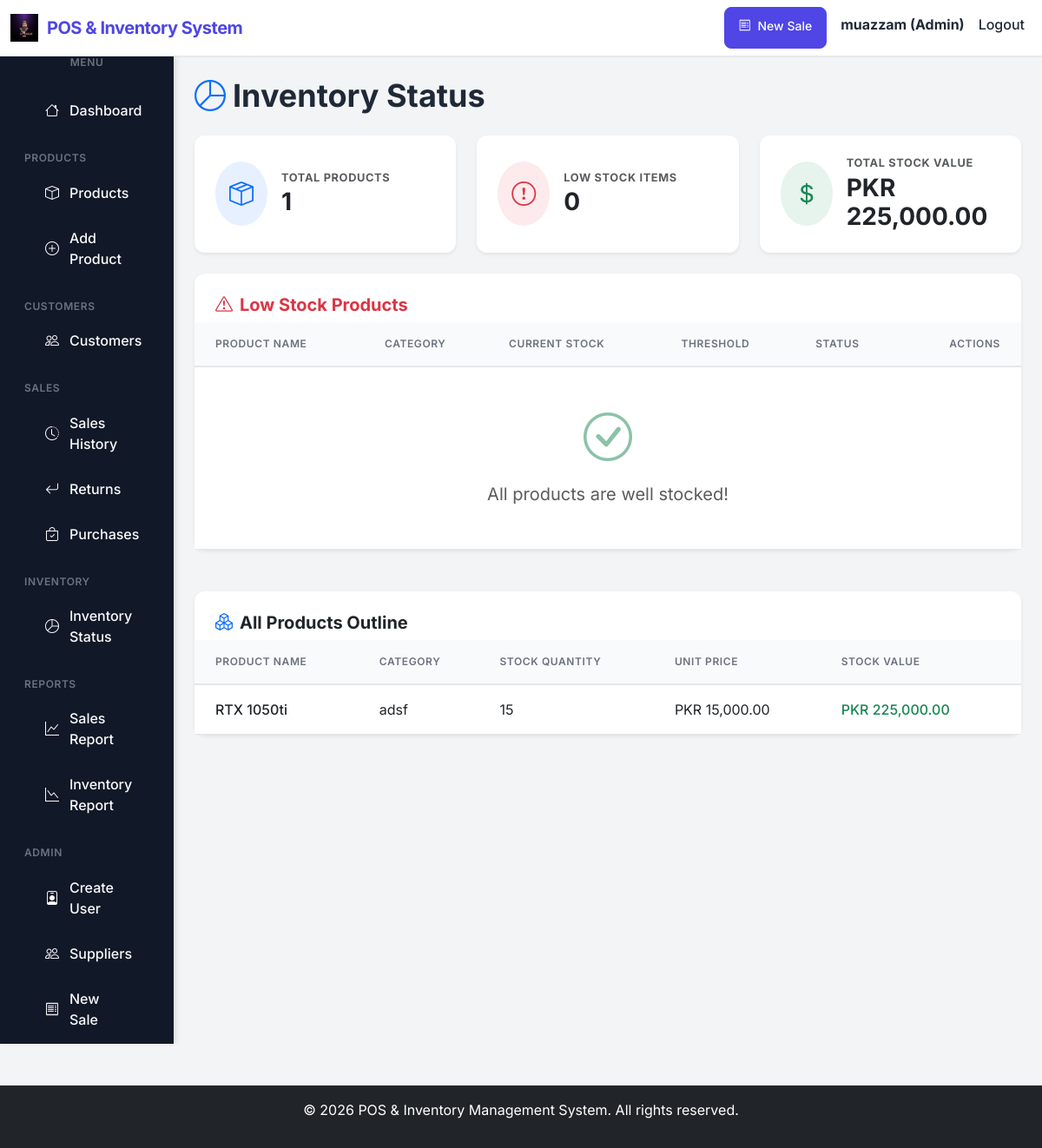
Screenshot of /inventory/status/ (signed in) with the database file from the repository.
### core/models.py (models this page shows, shortened)
class User(AbstractUser):
    ROLE_CHOICES = (
        ('admin', 'Admin'),
        ('manager', 'Manager'),
        ('cashier', 'Cashier'),
    )
    role = models.CharField(max_length=10, choices=ROLE_CHOICES, default='cashier')

class Product(models.Model):
    name = models.CharField(max_length=255)
    description = models.TextField(blank=True, null=True)
    category = models.CharField(max_length=100, default='General')
    selling_price = models.DecimalField(max_digits=10, decimal_places=2)
    purchase_price = models.DecimalField(max_digits=10, decimal_places=2, default=0)
    stock_quantity = models.PositiveIntegerField(default=0)
    low_stock_threshold = models.PositiveIntegerField(default=10) # For low-stock notifications
    sku = models.CharField(max_length=100, blank=True, null=True, help_text="Barcode/SKU string for scanners")
    tax_rate = models.DecimalField(max_digits=5, decimal_places=2, default=0, help_text="Tax or VAT percentage (e.g., 5.00 for 5%)")
    PURCHASE_CHOICES = (
        ('cash', 'Cash'),
        ('credit', 'Credit'),
    )
    purchase_type = models.CharField(max_length=10, choices=PURCHASE_CHOICES, default='cash')
    supplier = models.ForeignKey('Supplier', on_delete=models.SET_NULL, null=True, blank=True)
    is_active = models.BooleanField(default=True)

### core/views.py (the view)
# urls.py: path('inventory/status/', views.inventory_status, name='inventory_status'),
@login_required
def inventory_status(request):
    if request.user.role == 'cashier':
        messages.error(request, 'Access denied. Manager or Admin only.')
        return redirect('dashboard')
    products = Product.objects.filter(is_active=True)
    low_stock_products = products.filter(stock_quantity__lte=F('low_stock_threshold'))
    total_stock_value = products.aggregate(
        total=Sum(
            ExpressionWrapper(
                F('stock_quantity') * F('selling_price'),
                output_field=DecimalField()
            )
        )
    )['total'] or 0
    context = {
        'products': products,
        'low_stock_products': low_stock_products,
        'low_stock_count': low_stock_products.count(),
        'total_stock_value': total_stock_value,
    }
    return render(request, 'inventory_status.html', context)

### core/templates/inventory_status.html (shortened to what this page needs)
{% extends 'base.html' %}
{% load custom_filters %}
{% block content %}
<div class="d-flex justify-content-between align-items-center mb-4">
    <h1 class="mb-0 fw-bold"><i class="bi bi-pie-chart text-primary me-2"></i>Inventory Status</h1>
</div>
<div class="row g-4 mb-4">
    <div class="col-md-4">
        <div class="card h-100 shadow-sm border-0 bg-white">
            <div class="card-body p-4 d-flex align-items-center">
                <div class="bg-primary bg-opacity-10 p-3 rounded-circle me-3">
                    <i class="bi bi-box-seam text-primary fs-3"></i>
                </div>
                <div>
                    <h6 class="text-muted mb-1 text-uppercase fw-bold" style="letter-spacing: 0.05em; font-size: 0.8rem;">Total Products</h6>
                    <h2 class="fw-bold mb-0 text-dark">{{ products|length }}</h2>
                </div>
            </div>
        </div>
    </div>
    <div class="col-md-4">
        <div class="card h-100 shadow-sm border-0 bg-white">
            <div class="card-body p-4 d-flex align-items-center">
                <div class="bg-danger bg-opacity-10 p-3 rounded-circle me-3">
                    <i class="bi bi-exclamation-circle text-danger fs-3"></i>
                </div>
                <div>
                    <h6 class="text-muted mb-1 text-uppercase fw-bold" style="letter-spacing: 0.05em; font-size: 0.8rem;">Low Stock Items</h6>
                    <h2 class="fw-bold mb-0 text-dark">{{ low_stock_count }}</h2>
                </div>
            </div>
        </div>
    </div>
    <div class="col-md-4">
        <div class="card h-100 shadow-sm border-0 bg-white">
            <div class="card-body p-4 d-flex align-items-center">
                <div class="bg-success bg-opacity-10 p-3 rounded-circle me-3">
                    <i class="bi bi-currency-dollar text-success fs-3"></i>
                </div>
                <div>
                    <h6 class="text-muted mb-1 text-uppercase fw-bold" style="letter-spacing: 0.05em; font-size: 0.8rem;">Total Stock Value</h6>
                    <h2 class="fw-bold mb-0 text-dark">{{ total_stock_value|currency }}</h2>
                </div>
            </div>
        </div>
    </div>
</div>
<div class="card shadow-sm border-0 mb-5">
    <div class="card-header bg-white border-bottom-0 pt-4 pb-2">
        <h5 class="fw-bold text-danger mb-0"><i class="bi bi-exclamation-triangle me-2"></i>Low Stock Products</h5>
    </div>
    <div class="table-responsive">
        <table class="table table-hover align-middle mb-0">
            <thead class="bg-light">
                <tr>
                    <th class="ps-4">Product Name</th>
                    <th>Category</th>
                    <th>Current Stock</th>
                    <th>Threshold</th>
                    <th>Status</th>
                    <th class="text-end pe-4">Actions</th>
                </tr>
            </thead>
            <tbody>
                {% for product in low_stock_products %}
                <tr class="focus-ring-row">
                    <td class="ps-4">
                        <div class="fw-bold text-dark">{{ product.name }}</div>
                        <small class="text-muted">ID: {{ product.id }}</small>
                    </td>
                    <td><span class="badge bg-secondary bg-opacity-10 text-secondary border border-secondary border-opacity-25">{{ product.category }}</span></td>
                    <td class="fw-bold {% if product.stock_quantity == 0 %}text-danger{% else %}text-warning{% endif %}">{{ product.stock_quantity }}</td>
                    <td class="text-muted">{{ product.low_stock_threshold }}</td>
                    <td>
                        {% if product.stock_quantity == 0 %}
                            <span class="badge bg-danger">Out of Stock</span>
                        {% else %}
                            <span class="badge bg-warning text-dark">Low Stock</span>
                        {% endif %}
                    </td>
                    <td class="text-end pe-4">
                        <a href="{% url 'product_update' product.id %}" class="btn btn-sm btn-outline-primary">
                            <i class="bi bi-box-arrow-in-down me-1"></i> Restock
                        </a>
                    </td>
                </tr>
                {% empty %}
                <tr>
                    <td colspan="6" class="text-center text-muted py-5">
                        <i class="bi bi-check-circle display-4 d-block mb-3 text-success opacity-50"></i>
                        <span class="fs-5">All products are well stocked!</span>
                    </td>
                </tr>
                {% endfor %}
            </tbody>
        </table>
    </div>
</div>
<div class="card shadow-sm border-0">
    <div class="card-header bg-white border-bottom-0 pt-4 pb-2">
        <h5 class="fw-bold text-dark mb-0"><i class="bi bi-boxes me-2 text-primary"></i>All Products Outline</h5>
    </div>
    <div class="table-responsive" style="max-height: 500px; overflow-y: auto;">
        <table class="table table-hover align-middle mb-0">
            <thead class="bg-light sticky-top">
                <tr>
                    <th class="ps-4">Product Name</th>
                    <th>Category</th>
                    <th>Stock Quantity</th>
                    <th>Unit Price</th>
                    <th class="pe-4">Stock Value</th>
                </tr>
            </thead>
            <tbody>
                {% for product in products %}
                <tr>
                    <td class="ps-4 fw-medium text-dark">{{ product.name }}</td>
                    <td>{{ product.category }}</td>
                    <td>
                        <span class="{% if product.stock_quantity <= product.low_stock_threshold %}text-danger fw-bold{% endif %}">
                            {{ product.stock_quantity }}
                        </span>
                    </td>
                    <td>{{ product.selling_price|currency }}</td>
                    <td class="pe-4 fw-medium text-success">{{ product.stock_quantity|mul:product.selling_price|currency }}</td>
                </tr>
                {% empty %}
                <tr>
                    <td colspan="5" class="text-center text-muted py-4">No products available.</td>
                </tr>
                {% endfor %}
            </tbody>
        </table>
    </div>
</div>
{% endblock %}

### core/templates/base.html (shortened to what this page needs)
{% load static %}
<!DOCTYPE html>
<html lang="en">
<head>
    <link href="https://cdn.jsdelivr.net/npm/bootstrap@5.3.0/dist/css/bootstrap.min.css" rel="stylesheet">
    <link rel="stylesheet" href="https://cdn.jsdelivr.net/npm/sweetalert2@11/dist/sweetalert2.min.css">
    <link rel="stylesheet" href="{% static 'css/pos_modern.css' %}?v=2">
</head>
<body>
    <nav class="navbar navbar-expand-lg navbar-light">
        <div class="container-fluid">
            <a class="navbar-brand fw-bold d-flex align-items-center" href="{% url 'dashboard' %}">
                <img src="{% static 'img/logo.jpeg' %}" alt="Logo" style="height:32px; margin-right:10px;">
                <span>POS & Inventory System</span>
            </a>
            <div class="collapse navbar-collapse" id="navbarNav">
                <ul class="navbar-nav ms-auto">
                    {% if user.is_authenticated %}
                    {% if user.role == 'admin' %}
                        <li class="nav-item me-2 d-flex align-items-center">
                            <a class="btn btn-sm btn-primary" href="{% url 'sales_transaction' %}" role="button">
                                <i class="bi bi-receipt me-1"></i> New Sale
                            </a>
                        </li>
                    {% endif %}
                    <li class="nav-item">
                        <span class="nav-link fw-bold text-primary">{{ user.username }} ({{ user.get_role_display }})</span>
                    </li>
                    <li class="nav-item">
                        <a class="nav-link text-danger" href="{% url 'logout' %}">Logout</a>
                    </li>
                    {% endif %}
                </ul>
            </div>
        </div>
    </nav>
    <div class="container-fluid">
        <div class="row">
            {% if user.is_authenticated %}
            <div class="col-md-2 sidebar d-none d-md-block">
                <h5 class="text-white text-center mb-4">Menu</h5>
                <a href="{% url 'dashboard' %}" class="{% if request.resolver_match.url_name == 'dashboard' %}active{% endif %}">
                    <i class="bi bi-house"></i> Dashboard
                </a>
                {% if user.role != 'cashier' %}
                    <h6 class="text-muted mt-4 px-3">Products</h6>
                    <a href="{% url 'product_list' %}" class="{% if 'product' in request.resolver_match.url_name %}active{% endif %}">
                        <i class="bi bi-box"></i> Products
                    </a>
                    <a href="{% url 'product_create' %}">
                        <i class="bi bi-plus-circle"></i> Add Product
                    </a>
                {% endif %}
                {% if user.role != 'cashier' %}
                    <h6 class="text-muted mt-4 px-3">Customers</h6>
                    <a href="{% url 'customer_list' %}" class="{% if 'customer' in request.resolver_match.url_name %}active{% endif %}">
                        <i class="bi bi-people"></i> Customers
                    </a>
                {% endif %}
                <h6 class="text-muted mt-4 px-3">Sales</h6>
                <a href="{% url 'sales_history' %}">
                    <i class="bi bi-clock-history"></i> Sales History
                </a>
                <a href="{% url 'product_returns' %}">
                    <i class="bi bi-arrow-return-left"></i> Returns
                </a>
                {% if user.role != 'cashier' %}
                    <a href="{% url 'purchase_list' %}">
                        <i class="bi bi-bag-check"></i> Purchases
                    </a>
                {% endif %}
                {% if user.role != 'cashier' %}
                    <h6 class="text-muted mt-4 px-3">Inventory</h6>
                    <a href="{% url 'inventory_status' %}">
                        <i class="bi bi-pie-chart"></i> Inventory Status
                    </a>
                    <h6 class="text-muted mt-4 px-3">Reports</h6>
                    <a href="{% url 'sales_report' %}">
                        <i class="bi bi-graph-up"></i> Sales Report
                    </a>
                    <a href="{% url 'inventory_report' %}">
                        <i class="bi bi-graph-down"></i> Inventory Report
                    </a>
                {% endif %}
                {% if user.role == 'admin' %}
                    <h6 class="text-muted mt-4 px-3">Admin</h6>
                    <a href="{% url 'register' %}">
                        <i class="bi bi-person-badge"></i> Create User
                    </a>
                    <a href="{% url 'supplier_list' %}">
                        <i class="bi bi-people"></i> Suppliers
                    </a>
                    <a href="{% url 'sales_transaction' %}">
                        <i class="bi bi-receipt"></i> New Sale
                    </a>
                {% endif %}
            </div>
            <div class="col-md-10 p-4">
            {% else %}
            <div class="col-md-12 p-4">
            {% endif %}
                {% block content %}{% endblock %}
            </div>
        </div>
    </div>
    <footer class="bg-dark text-white text-center py-3 mt-5">
        <p>&copy; 2026 POS & Inventory Management System. All rights reserved.</p>
    </footer>
    <link rel="stylesheet" href="https://cdn.jsdelivr.net/npm/bootstrap-icons@1.10.0/font/bootstrap-icons.css">
</body>
</html>

### rows the page displays
User: username "muazzam", role "Admin"
Product: name "RTX 1050ti", category "adsf", stock_quantity "15", selling_price "PKR 15,000.00", stock_quantity|mul "PKR 225,000.00"

### other values shown
{{ products|length }} "1"
{{ low_stock_count }} "0"
{{ total_stock_value|currency }} "PKR 225,000.00"
